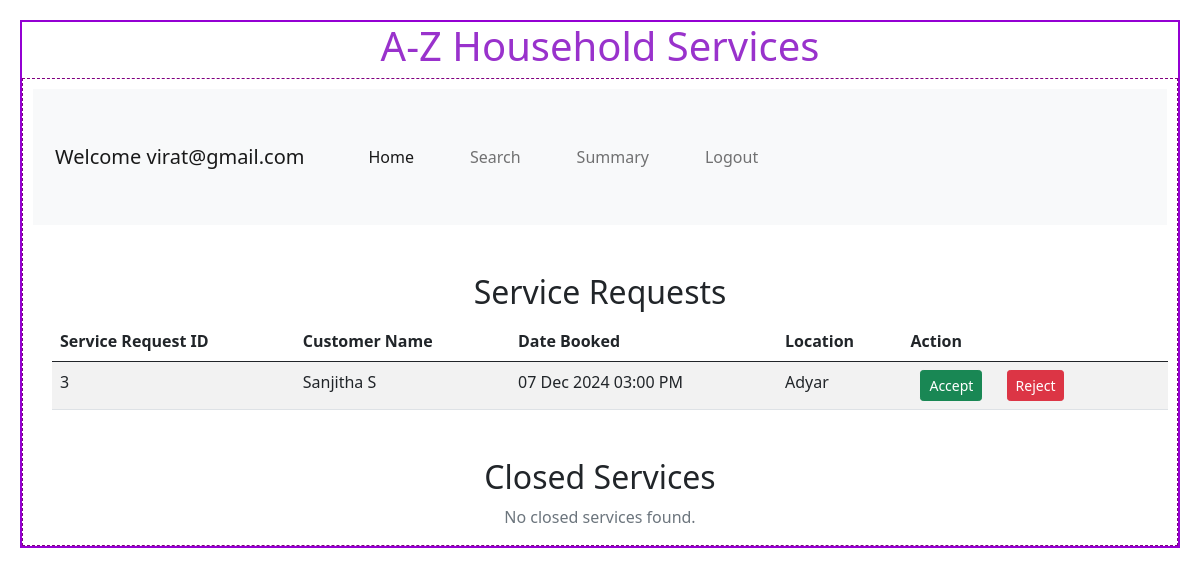
The page /professional_dashboard/virat@gmail.com on the database as committed earlier.
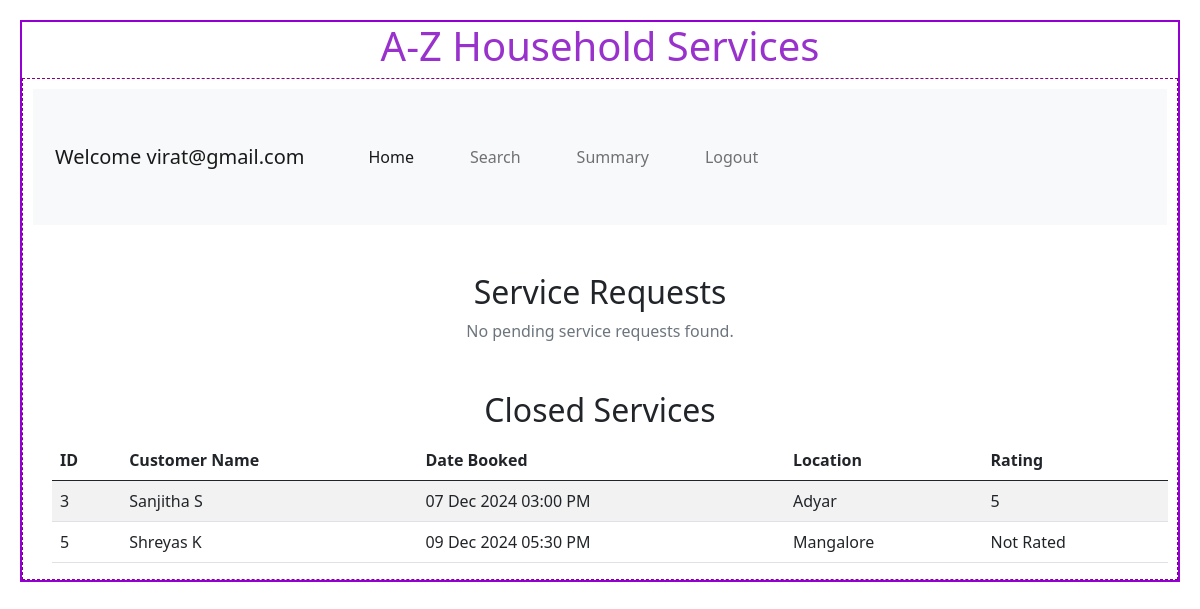
The same page on the database as committed later.
### backend/models.py (models this page shows)
class ProfessionalDetails(db.Model):
    __tablename__ = "professional_details"
    id = db.Column(db.Integer, primary_key=True, autoincrement=True)
    email = db.Column(db.String, unique=True, nullable=False)
    password = db.Column(db.String, nullable=False)
    role = db.Column(db.Integer, default=1, nullable=False)  # 0 = admin, 1 = professional
    name = db.Column(db.String, nullable=False)
    service_id = db.Column(db.Integer, db.ForeignKey('service.id'), nullable=False)  # Foreign key to Service
    experience = db.Column(db.Integer, nullable=False)
    address = db.Column(db.String, nullable=False)
    pincode = db.Column(db.Integer, nullable=False)
    status = db.Column(db.String(20), default="Pending")
    is_available = db.Column(db.Boolean, default=True)
    service = db.relationship('Service', backref='professionals')
    service_requests = db.relationship(
        'ServiceRequest',
        cascade="all, delete",
        backref="professional",
        lazy=True
    )

class ServiceRequest(db.Model):
    __tablename__ = "service_request"
    id = db.Column(db.Integer, primary_key=True, autoincrement=True)
    date_time = db.Column(db.DateTime, default=datetime.now(timezone.utc), nullable=False)
    address = db.Column(db.String, nullable=False)
    status = db.Column(db.String, default="Pending", nullable=False)
    customer_id = db.Column(db.Integer, db.ForeignKey("customer_details.id"), nullable=False)
    professional_id = db.Column(db.Integer, db.ForeignKey("professional_details.id"), nullable=False)
    service_id = db.Column(db.Integer, db.ForeignKey("service.id"), nullable=False)
    feedback = db.relationship(
        'Feedback',
        cascade="all, delete",
        backref="service_request",
        lazy=True
    )

class CustomerDetails(db.Model):
    __tablename__ = "customer_details"
    id = db.Column(db.Integer, primary_key=True, autoincrement=True)
    email = db.Column(db.String, unique=True, nullable=False)
    password = db.Column(db.String, nullable=False)
    role = db.Column(db.Integer, default=1, nullable=False)  # 0 = admin, 1 = customer
    name = db.Column(db.String, nullable=False)
    address = db.Column(db.String, nullable=False)
    pincode = db.Column(db.Integer, nullable=False)
    service_requests = db.relationship(
        'ServiceRequest',
        cascade="all, delete",
        backref="customer",
        lazy=True
    )

class Feedback(db.Model):
    __tablename__ = "feedback"
    id = db.Column(db.Integer, primary_key=True, autoincrement=True)
    rating = db.Column(db.Integer, nullable=False)
    remark = db.Column(db.String, nullable=False)
    request_id = db.Column(db.Integer, db.ForeignKey("service_request.id"), nullable=False)

### backend/controllers.py (the view)
@app.route("/professional_dashboard/<email>")
def professional_dashboard(email):
    professional = ProfessionalDetails.query.filter_by(email=email).first()
    if not professional:
        return "Professional not found", 404
    if professional.status != 'Approved':
        return redirect(url_for('pending_approval'))  # Redirect to Pending Approval page
    upcoming_services = (
        ServiceRequest.query
        .filter_by(professional_id=professional.id, status='Requested')
        .join(CustomerDetails, ServiceRequest.customer_id == CustomerDetails.id)
        .add_columns(
            ServiceRequest.id, ServiceRequest.date_time,
            ServiceRequest.address.label("location"),
            CustomerDetails.name.label("customer_name")
        ).all()
    )
    closed_services = (
        ServiceRequest.query
        .filter_by(professional_id=professional.id, status='Closed')
        .join(CustomerDetails, ServiceRequest.customer_id == CustomerDetails.id)
        .join(Feedback, ServiceRequest.id == Feedback.request_id, isouter=True)
        .add_columns(
            ServiceRequest.id, ServiceRequest.date_time,
            ServiceRequest.address.label("location"),
            CustomerDetails.name.label("customer_name"),
            Feedback.rating
        ).all()
    )
    return render_template('professional_dashboard.html',professional=professional,upcoming_services=upcoming_services,closed_services=closed_services)

### templates/professional_dashboard.html
{% extends "professional_layout.html" %}
{% block content %}
    <div class="container mt-5">
        <h2 class="text-center">Service Requests</h2>
        {% if upcoming_services %}
            <table class="table table-striped">
                <thead>
                    <tr>
                        <th>Service Request ID</th>
                        <th>Customer Name</th>
                        <th>Date Booked</th>
                        <th>Location</th>
                        <th>Action</th>
                    </tr>
                </thead>
                <tbody>
                    {% for service in upcoming_services %}
                        <tr>
                            <td>{{ service.id }}</td>
                            <td>{{ service.customer_name }}</td>
                            <td>{{ service.date_time.strftime('%d %b %Y %I:%M %p') }}</td>
                            <td>{{ service.location }}</td>
                            <td>
                                <form action="{{ url_for('accept_service', service_id=service.id) }}" method="POST" class="d-inline">
                                    <button type="submit" class="btn btn-success btn-sm">Accept</button>
                                </form>
                                <form action="{{ url_for('reject_service', service_id=service.id) }}" method="POST" class="d-inline">
                                    <button type="submit" class="btn btn-danger btn-sm">Reject</button>
                                </form>
                            </td>
                        </tr>
                    {% endfor %}
                </tbody>
            </table>
        {% else %}
            <p class="text-center text-muted">No pending service requests found.</p>
        {% endif %}
    </div>
    <div class="container mt-5">
        <h2 class="text-center">Closed Services</h2>
        {% if closed_services %}
            <table class="table table-striped">
                <thead>
                    <tr>
                        <th>ID</th>
                        <th>Customer Name</th>
                        <th>Date Booked</th>
                        <th>Location</th>
                        <th>Rating</th>
                    </tr>
                </thead>
                <tbody>
                    {% for service in closed_services %}
                        <tr>
                            <td>{{ service.id }}</td>
                            <td>{{ service.customer_name }}</td>
                            <td>{{ service.date_time.strftime('%d %b %Y %I:%M %p') }}</td>
                            <td>{{ service.location }}</td>
                            <td>{{ service.rating or 'Not Rated' }}</td>
                        </tr>
                    {% endfor %}
                </tbody>
            </table>
        {% else %}
            <p class="text-center text-muted">No closed services found.</p>
        {% endif %}
    </div>
{% endblock %}

### templates/professional_layout.html (shortened to what this page needs)
<!DOCTYPE html>
<html>
    <head>
        <link rel="stylesheet" href="/static/styles/main.css">
        <link href="https://cdn.jsdelivr.net/npm/bootstrap@5.0.2/dist/css/bootstrap.min.css" rel="stylesheet">
    </head>
    <body>
        <div class="my_container">
            <div class="center"><h1>A-Z Household Services</h1></div>
            <div class="my_panel">
                <nav class="navbar navbar-expand-lg navbar-light bg-light">
                    <div class="container-fluid">
                        <a class="navbar-brand" href="#">Welcome {{professional.email}}</a>
                        <div class="collapse navbar-collapse" id="navbarNav">
                            <ul class="navbar-nav me-auto">
                                <li class="nav-item">
                                    <a class="nav-link active" href="{{ url_for('professional_dashboard', email=professional.email) }}">Home</a>
                                </li>
                                <li class="nav-item">
                                    <a class="nav-link" href="{{ url_for('prof_search',email=professional.email) }}">Search</a>
                                </li>
                                <li class="nav-item">
                                    <a class="nav-link" href="{{ url_for('professional_summary',email=professional.email) }}">Summary</a>
                                  </li>
                                <li class="nav-item">
                                    <a class="nav-link" href="{{ url_for('home') }}">Logout</a>
                                </li>
                            </ul>
                        </div>
                    </div>
                </nav>
                {%block content%}
                {%endblock%}
            </div>
        </div>
    </body>
</html>

### static/styles/main.css (style rules this page uses)
* { margin:10px; }
.my_container { border: 2px solid darkviolet; }
.my_panel { width: 100%; margin: auto; height: auto; border: 1px dashed purple; }
.center { text-align: center; margin: auto; color: darkorchid; }

Rows that differ between the two databases and show on the page:
no longer on this page (row edited): ServiceRequest: id "3", customer_name "Sanjitha S", date_time "07 Dec 2024 03:00 PM", location "Adyar"
added Feedback: id "3", customer_name "Sanjitha S", date_time "07 Dec 2024 03:00 PM", location "Adyar", rating "5"
added ServiceRequest: id "5", customer_name "Shreyas K", date_time "09 Dec 2024 05:30 PM", location "Mangalore", rating "Not Rated"
Other text that changed with them:
text no longer shown: "Service Request ID Action No closed services found."
text now shown: "No pending service requests found. ID Rating"
